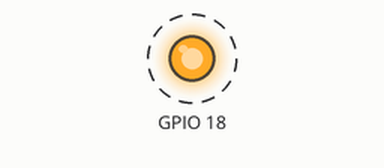
A program run on a simulated Raspberry Pi (BCM pin numbers). On the bench: output pins drawn as LEDs (lit = HIGH). Dashed ring = blinking.

Above: at 0.5 s.
Timing chart, 0 to 4.6 s (numbered marks = the images above):
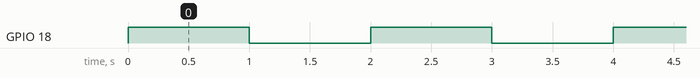

Measured:
- by itself, GPIO 18: alternates HIGH for 1.0 s and LOW for 1.0 s

The program:

led_blink_rpigpio.py
```python
# Blink LED with RPi.GPIO Library


import RPi.GPIO as GPIO
import time

GPIO.setmode(GPIO.BCM)
GPIO.setup(18, GPIO.OUT)

while True:
    try:
        GPIO.output(18, GPIO.HIGH)
        time.sleep(1)
        GPIO.output(18, GPIO.LOW)
        time.sleep(1)
    except KeyboardInterrupt:
        GPIO.cleanup()  # cleanup all GPIO
        print("\n Stopped")
        exit()
```
